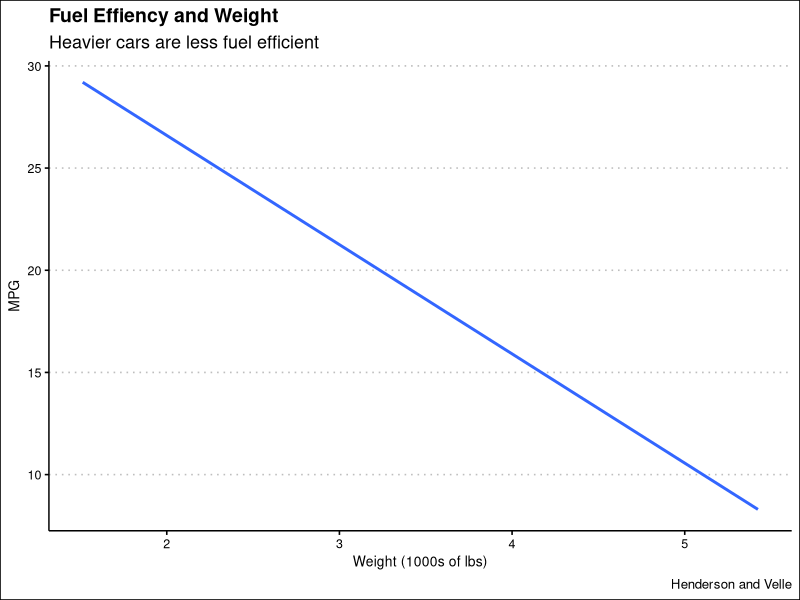

R code for this plot:
## ---- chunk 1
#| output: false #| echo: false
library(tidyverse)
library(ggthemes)
## ---- chunk 2
#| echo: false #| label: car-plot
mtcars |> select(mpg, wt) |>
  ggplot(aes(x=wt, y=mpg)) + 
    geom_smooth(method = "lm", formula = y ~ x, se = FALSE) + 
    theme_clean() +
    labs(title = "Fuel Effiency and Weight",
      subtitle = "Heavier cars are less fuel efficient",
      y = "MPG", x = "Weight (1000s of lbs)",
      caption = "Henderson and Velle")
